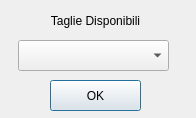
<?xml version="1.0" encoding="UTF-8"?>
<ui version="4.0">
 <class>PopUpTaglia</class>
 <widget class="QDialog" name="PopUpTaglia">
  <property name="geometry">
   <rect>
    <x>0</x>
    <y>0</y>
    <width>196</width>
    <height>118</height>
   </rect>
  </property>
  <property name="windowTitle">
   <string>Dialog</string>
  </property>
  <widget class="QComboBox" name="cbTaglia">
   <property name="geometry">
    <rect>
     <x>18</x>
     <y>40</y>
     <width>151</width>
     <height>31</height>
    </rect>
   </property>
  </widget>
  <widget class="QLabel" name="lbTaglia">
   <property name="geometry">
    <rect>
     <x>20</x>
     <y>10</y>
     <width>151</width>
     <height>21</height>
    </rect>
   </property>
   <property name="text">
    <string>Taglie Disponibili</string>
   </property>
   <property name="alignment">
    <set>Qt::AlignmentFlag::AlignCenter</set>
   </property>
  </widget>
  <widget class="QPushButton" name="OkButton">
   <property name="geometry">
    <rect>
     <x>50</x>
     <y>80</y>
     <width>91</width>
     <height>31</height>
    </rect>
   </property>
   <property name="text">
    <string>OK</string>
   </property>
  </widget>
 </widget>
 <resources/>
 <connections/>
</ui>
